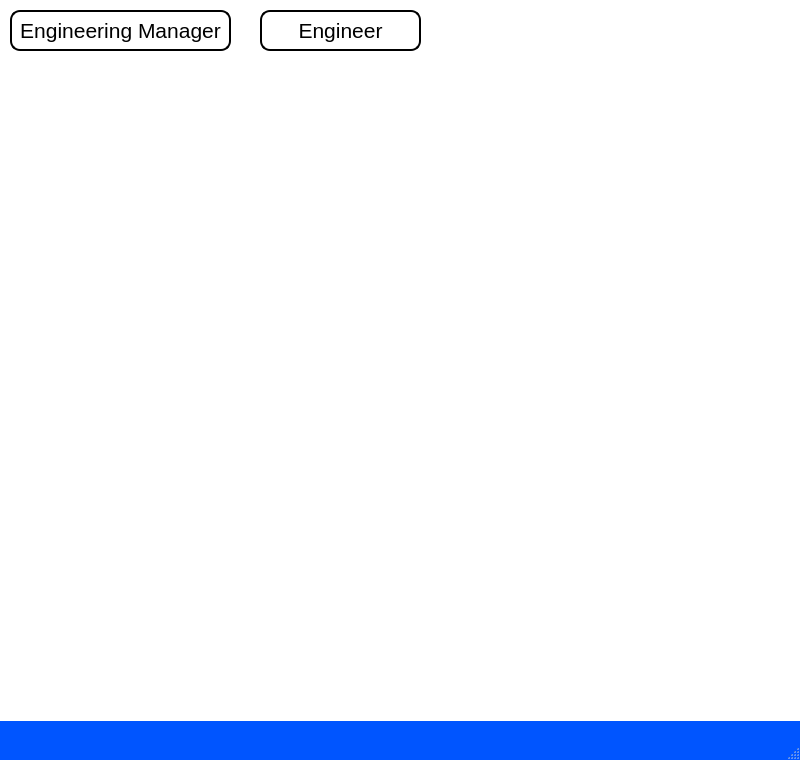
<?xml version="1.0" encoding="UTF-8"?>
<ui version="4.0">
 <class>Eng_MainWindow</class>
 <widget class="QMainWindow" name="Eng_MainWindow">
  <property name="geometry">
   <rect>
    <x>0</x>
    <y>0</y>
    <width>800</width>
    <height>760</height>
   </rect>
  </property>
  <property name="palette">
   <palette>
    <active>
     <colorrole role="WindowText">
      <brush brushstyle="SolidPattern">
       <color alpha="255">
        <red>0</red>
        <green>0</green>
        <blue>0</blue>
       </color>
      </brush>
     </colorrole>
     <colorrole role="Button">
      <brush brushstyle="SolidPattern">
       <color alpha="255">
        <red>0</red>
        <green>85</green>
        <blue>255</blue>
       </color>
      </brush>
     </colorrole>
     <colorrole role="Light">
      <brush brushstyle="SolidPattern">
       <color alpha="255">
        <red>127</red>
        <green>170</green>
        <blue>255</blue>
       </color>
      </brush>
     </colorrole>
     <colorrole role="Midlight">
      <brush brushstyle="SolidPattern">
       <color alpha="255">
        <red>63</red>
        <green>127</green>
        <blue>255</blue>
       </color>
      </brush>
     </colorrole>
     <colorrole role="Dark">
      <brush brushstyle="SolidPattern">
       <color alpha="255">
        <red>0</red>
        <green>42</green>
        <blue>127</blue>
       </color>
      </brush>
     </colorrole>
     <colorrole role="Mid">
      <brush brushstyle="SolidPattern">
       <color alpha="255">
        <red>0</red>
        <green>56</green>
        <blue>170</blue>
       </color>
      </brush>
     </colorrole>
     <colorrole role="Text">
      <brush brushstyle="SolidPattern">
       <color alpha="255">
        <red>0</red>
        <green>0</green>
        <blue>0</blue>
       </color>
      </brush>
     </colorrole>
     <colorrole role="BrightText">
      <brush brushstyle="SolidPattern">
       <color alpha="255">
        <red>255</red>
        <green>255</green>
        <blue>255</blue>
       </color>
      </brush>
     </colorrole>
     <colorrole role="ButtonText">
      <brush brushstyle="SolidPattern">
       <color alpha="255">
        <red>0</red>
        <green>0</green>
        <blue>0</blue>
       </color>
      </brush>
     </colorrole>
     <colorrole role="Base">
      <brush brushstyle="SolidPattern">
       <color alpha="255">
        <red>255</red>
        <green>255</green>
        <blue>255</blue>
       </color>
      </brush>
     </colorrole>
     <colorrole role="Window">
      <brush brushstyle="SolidPattern">
       <color alpha="255">
        <red>0</red>
        <green>85</green>
        <blue>255</blue>
       </color>
      </brush>
     </colorrole>
     <colorrole role="Shadow">
      <brush brushstyle="SolidPattern">
       <color alpha="255">
        <red>0</red>
        <green>0</green>
        <blue>0</blue>
       </color>
      </brush>
     </colorrole>
     <colorrole role="AlternateBase">
      <brush brushstyle="SolidPattern">
       <color alpha="255">
        <red>127</red>
        <green>170</green>
        <blue>255</blue>
       </color>
      </brush>
     </colorrole>
     <colorrole role="ToolTipBase">
      <brush brushstyle="SolidPattern">
       <color alpha="255">
        <red>255</red>
        <green>255</green>
        <blue>220</blue>
       </color>
      </brush>
     </colorrole>
     <colorrole role="ToolTipText">
      <brush brushstyle="SolidPattern">
       <color alpha="255">
        <red>0</red>
        <green>0</green>
        <blue>0</blue>
       </color>
      </brush>
     </colorrole>
    </active>
    <inactive>
     <colorrole role="WindowText">
      <brush brushstyle="SolidPattern">
       <color alpha="255">
        <red>0</red>
        <green>0</green>
        <blue>0</blue>
       </color>
      </brush>
     </colorrole>
     <colorrole role="Button">
      <brush brushstyle="SolidPattern">
       <color alpha="255">
        <red>0</red>
        <green>85</green>
        <blue>255</blue>
       </color>
      </brush>
     </colorrole>
     <colorrole role="Light">
      <brush brushstyle="SolidPattern">
       <color alpha="255">
        <red>127</red>
        <green>170</green>
        <blue>255</blue>
       </color>
      </brush>
     </colorrole>
     <colorrole role="Midlight">
      <brush brushstyle="SolidPattern">
       <color alpha="255">
        <red>63</red>
        <green>127</green>
        <blue>255</blue>
       </color>
      </brush>
     </colorrole>
     <colorrole role="Dark">
      <brush brushstyle="SolidPattern">
       <color alpha="255">
        <red>0</red>
        <green>42</green>
        <blue>127</blue>
       </color>
      </brush>
     </colorrole>
     <colorrole role="Mid">
      <brush brushstyle="SolidPattern">
       <color alpha="255">
        <red>0</red>
        <green>56</green>
        <blue>170</blue>
       </color>
      </brush>
     </colorrole>
     <colorrole role="Text">
      <brush brushstyle="SolidPattern">
       <color alpha="255">
        <red>0</red>
        <green>0</green>
        <blue>0</blue>
       </color>
      </brush>
     </colorrole>
     <colorrole role="BrightText">
      <brush brushstyle="SolidPattern">
       <color alpha="255">
        <red>255</red>
        <green>255</green>
        <blue>255</blue>
       </color>
      </brush>
     </colorrole>
     <colorrole role="ButtonText">
      <brush brushstyle="SolidPattern">
       <color alpha="255">
        <red>0</red>
        <green>0</green>
        <blue>0</blue>
       </color>
      </brush>
     </colorrole>
     <colorrole role="Base">
      <brush brushstyle="SolidPattern">
       <color alpha="255">
        <red>255</red>
        <green>255</green>
        <blue>255</blue>
       </color>
      </brush>
     </colorrole>
     <colorrole role="Window">
      <brush brushstyle="SolidPattern">
       <color alpha="255">
        <red>0</red>
        <green>85</green>
        <blue>255</blue>
       </color>
      </brush>
     </colorrole>
     <colorrole role="Shadow">
      <brush brushstyle="SolidPattern">
       <color alpha="255">
        <red>0</red>
        <green>0</green>
        <blue>0</blue>
       </color>
      </brush>
     </colorrole>
     <colorrole role="AlternateBase">
      <brush brushstyle="SolidPattern">
       <color alpha="255">
        <red>127</red>
        <green>170</green>
        <blue>255</blue>
       </color>
      </brush>
     </colorrole>
     <colorrole role="ToolTipBase">
      <brush brushstyle="SolidPattern">
       <color alpha="255">
        <red>255</red>
        <green>255</green>
        <blue>220</blue>
       </color>
      </brush>
     </colorrole>
     <colorrole role="ToolTipText">
      <brush brushstyle="SolidPattern">
       <color alpha="255">
        <red>0</red>
        <green>0</green>
        <blue>0</blue>
       </color>
      </brush>
     </colorrole>
    </inactive>
    <disabled>
     <colorrole role="WindowText">
      <brush brushstyle="SolidPattern">
       <color alpha="255">
        <red>0</red>
        <green>42</green>
        <blue>127</blue>
       </color>
      </brush>
     </colorrole>
     <colorrole role="Button">
      <brush brushstyle="SolidPattern">
       <color alpha="255">
        <red>0</red>
        <green>85</green>
        <blue>255</blue>
       </color>
      </brush>
     </colorrole>
     <colorrole role="Light">
      <brush brushstyle="SolidPattern">
       <color alpha="255">
        <red>127</red>
        <green>170</green>
        <blue>255</blue>
       </color>
      </brush>
     </colorrole>
     <colorrole role="Midlight">
      <brush brushstyle="SolidPattern">
       <color alpha="255">
        <red>63</red>
        <green>127</green>
        <blue>255</blue>
       </color>
      </brush>
     </colorrole>
     <colorrole role="Dark">
      <brush brushstyle="SolidPattern">
       <color alpha="255">
        <red>0</red>
        <green>42</green>
        <blue>127</blue>
       </color>
      </brush>
     </colorrole>
     <colorrole role="Mid">
      <brush brushstyle="SolidPattern">
       <color alpha="255">
        <red>0</red>
        <green>56</green>
        <blue>170</blue>
       </color>
      </brush>
     </colorrole>
     <colorrole role="Text">
      <brush brushstyle="SolidPattern">
       <color alpha="255">
        <red>0</red>
        <green>42</green>
        <blue>127</blue>
       </color>
      </brush>
     </colorrole>
     <colorrole role="BrightText">
      <brush brushstyle="SolidPattern">
       <color alpha="255">
        <red>255</red>
        <green>255</green>
        <blue>255</blue>
       </color>
      </brush>
     </colorrole>
     <colorrole role="ButtonText">
      <brush brushstyle="SolidPattern">
       <color alpha="255">
        <red>0</red>
        <green>42</green>
        <blue>127</blue>
       </color>
      </brush>
     </colorrole>
     <colorrole role="Base">
      <brush brushstyle="SolidPattern">
       <color alpha="255">
        <red>0</red>
        <green>85</green>
        <blue>255</blue>
       </color>
      </brush>
     </colorrole>
     <colorrole role="Window">
      <brush brushstyle="SolidPattern">
       <color alpha="255">
        <red>0</red>
        <green>85</green>
        <blue>255</blue>
       </color>
      </brush>
     </colorrole>
     <colorrole role="Shadow">
      <brush brushstyle="SolidPattern">
       <color alpha="255">
        <red>0</red>
        <green>0</green>
        <blue>0</blue>
       </color>
      </brush>
     </colorrole>
     <colorrole role="AlternateBase">
      <brush brushstyle="SolidPattern">
       <color alpha="255">
        <red>0</red>
        <green>85</green>
        <blue>255</blue>
       </color>
      </brush>
     </colorrole>
     <colorrole role="ToolTipBase">
      <brush brushstyle="SolidPattern">
       <color alpha="255">
        <red>255</red>
        <green>255</green>
        <blue>220</blue>
       </color>
      </brush>
     </colorrole>
     <colorrole role="ToolTipText">
      <brush brushstyle="SolidPattern">
       <color alpha="255">
        <red>0</red>
        <green>0</green>
        <blue>0</blue>
       </color>
      </brush>
     </colorrole>
    </disabled>
   </palette>
  </property>
  <property name="windowTitle">
   <string>MainWindow</string>
  </property>
  <property name="styleSheet">
   <string notr="true"/>
  </property>
  <widget class="QWidget" name="centralwidget">
   <widget class="QPushButton" name="eng_mgr_Button">
    <property name="geometry">
     <rect>
      <x>10</x>
      <y>10</y>
      <width>221</width>
      <height>41</height>
     </rect>
    </property>
    <property name="font">
     <font>
      <pointsize>16</pointsize>
     </font>
    </property>
    <property name="styleSheet">
     <string notr="true">QPushButton{background-color: white;
border: 2px solid black;
border-radius: 10px;}
QPushButton:hover{background-color:rgb(85, 255, 255);
border: 2px solidrgb(85, 255, 255);
}</string>
    </property>
    <property name="text">
     <string>Engineering Manager</string>
    </property>
    <property name="autoDefault">
     <bool>false</bool>
    </property>
   </widget>
   <widget class="QLabel" name="label">
    <property name="geometry">
     <rect>
      <x>0</x>
      <y>0</y>
      <width>801</width>
      <height>721</height>
     </rect>
    </property>
    <property name="styleSheet">
     <string notr="true">background-image: url(:/Engineering/engineering.png);
background-repeat: no-repeat;
background-position: center;
background-attachment: fixed;
background-color: white; /* Fallback color */</string>
    </property>
    <property name="text">
     <string/>
    </property>
   </widget>
   <widget class="QPushButton" name="engineers_Button">
    <property name="geometry">
     <rect>
      <x>260</x>
      <y>10</y>
      <width>161</width>
      <height>41</height>
     </rect>
    </property>
    <property name="font">
     <font>
      <pointsize>16</pointsize>
     </font>
    </property>
    <property name="styleSheet">
     <string notr="true">QPushButton{background-color: white;
border: 2px solid black;
border-radius: 10px;}
QPushButton:hover{background-color:rgb(85, 255, 255);
border: 2px solidrgb(85, 255, 255);
}</string>
    </property>
    <property name="text">
     <string>Engineer</string>
    </property>
    <property name="autoDefault">
     <bool>false</bool>
    </property>
   </widget>
   <zorder>label</zorder>
   <zorder>eng_mgr_Button</zorder>
   <zorder>engineers_Button</zorder>
  </widget>
  <widget class="QMenuBar" name="menubar">
   <property name="geometry">
    <rect>
     <x>0</x>
     <y>0</y>
     <width>800</width>
     <height>21</height>
    </rect>
   </property>
  </widget>
  <widget class="QStatusBar" name="statusbar"/>
 </widget>
 <resources>
  <include location="Engineering.qrc"/>
 </resources>
 <connections/>
</ui>
